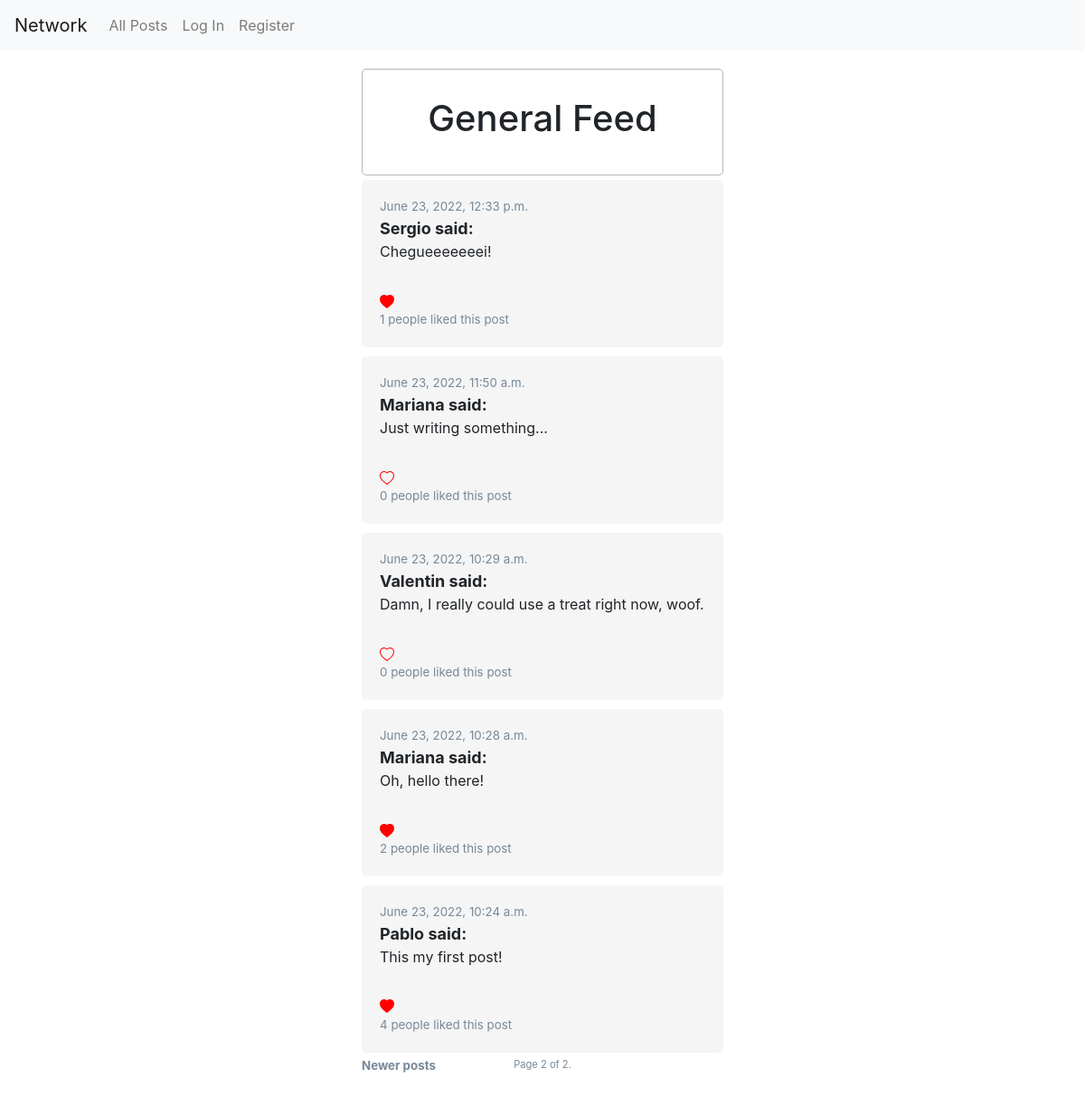
Screenshot of /?page=2 with the database file from the repository.
### network/models.py (models this page shows, shortened)
class Post(models.Model):
    user = models.ForeignKey('User', on_delete=models.CASCADE)
    body = models.CharField(max_length=280)
    timestamp = models.DateTimeField(auto_now_add=True)
    likes = models.ManyToManyField(User, related_name='like', default=None, blank=True)
    likes_num = models.IntegerField(default=0)

class User(AbstractUser):
    following = models.ManyToManyField('User', related_name='following_list', default=None, blank=True)
    followers = models.ManyToManyField('User', related_name='followers_list', default=None, blank=True)
    def __str__(self):
        return self.username

### network/views.py (the view)
# urls.py: path("", views.index, name="index"),
def index(request):
    all_posts = Post.objects.all().order_by('-timestamp')
    paginator = Paginator(all_posts, 10)
    page_number = request.GET.get('page')
    page_obj = paginator.get_page(page_number)
    context = {
        'all_posts':all_posts,
        'page_obj':page_obj
    }
    return render(request, "network/index.html", context)

### network/templates/network/index.html (shortened to what this page needs)
{% extends "network/layout.html" %}
{% block body %}
<div class="profile-container">
    <h1>
        General Feed
    </h1>
</div>
{% include 'network/posts.html' %}
{% endblock %}

### network/templates/network/posts.html (shortened to what this page needs)
    {% for post in page_obj %}
    <div class="single-post">
        <div>
            <div style="display:flex">
                <div class="post-time">
                    {{post.timestamp}}
                </div>
            </div>
        </div>
        <div class="post-title"><a href="{% url 'profile' post.user.id %}">
            {{post.user|title}} said:
        </a></div>
        <div class="post-body" id="post-body-{{post.id}}">
            {{post.body}}
        </div>
        <div>
            {% if request.user.is_authenticated %}
                {% if user in post.likes.all %}
                <button type="submit" id="like-btn-{{post.id}}" class="btn btn-link border-0 btn-outline-light like-btn" style="padding:5px;" name="{{post.id}}">
                    <svg xmlns="http://www.w3.org/2000/svg" width="16" height="16" fill="red" class="bi bi-heart-fill" viewBox="0 0 16 16">
                        <path fill-rule="evenodd" d="M8 1.314C12.438-3.248 23.534 4.735 8 15-7.534 4.736 3.562-3.248 8 1.314z"/>
                    </svg>
                </button>
                {% else %}
                <button type="submit" id="like-btn-{{post.id}}" class="btn btn-link border-0 btn-outline-light like-btn" style="padding:5px;" name="{{post.id}}">
                    <svg xmlns="http://www.w3.org/2000/svg" width="16" height="16" fill="red" class="bi bi-heart" viewBox="0 0 16 16">
                        <path d="m8 2.748-.717-.737C5.6.281 2.514.878 1.4 3.053c-.523 1.023-.641 2.5.314 4.385.92 1.815 2.834 3.989 6.286 6.357 3.452-2.368 5.365-4.542 6.286-6.357.955-1.886.838-3.362.314-4.385C13.486.878 10.4.28 8.717 2.01L8 2.748zM8 15C-7.333 4.868 3.279-3.04 7.824 1.143c.06.055.119.112.176.171a3.12 3.12 0 0 1 .176-.17C12.72-3.042 23.333 4.867 8 15z"/>
                    </svg>
                </button>
                {% endif %}
            {% else %}
                {% if post.likes_num == 0 %}
                    <svg xmlns="http://www.w3.org/2000/svg" width="16" height="16" fill="red" class="bi bi-heart" viewBox="0 0 16 16">
                        <path d="m8 2.748-.717-.737C5.6.281 2.514.878 1.4 3.053c-.523 1.023-.641 2.5.314 4.385.92 1.815 2.834 3.989 6.286 6.357 3.452-2.368 5.365-4.542 6.286-6.357.955-1.886.838-3.362.314-4.385C13.486.878 10.4.28 8.717 2.01L8 2.748zM8 15C-7.333 4.868 3.279-3.04 7.824 1.143c.06.055.119.112.176.171a3.12 3.12 0 0 1 .176-.17C12.72-3.042 23.333 4.867 8 15z"/>
                    </svg>
                {% else %}
                    <svg xmlns="http://www.w3.org/2000/svg" width="16" height="16" fill="red" class="bi bi-heart-fill" viewBox="0 0 16 16">
                        <path fill-rule="evenodd" d="M8 1.314C12.438-3.248 23.534 4.735 8 15-7.534 4.736 3.562-3.248 8 1.314z"/>
                    </svg>
                {% endif %}
            {% endif %}
            <div class="post-time">
               <span id="num-likes-{{post.id}}">{{post.likes_num}}</span>
               people liked this post
            </div>
        </div>
    </div>
    {% endfor %}
    <div class="pagination">
        {% if page_obj.has_previous %}
            <div class="pagination-newer">
                <a href="?page={{ page_obj.previous_page_number }}">Newer posts</a>
            </div>
        {% endif %}
            <div class="pagination-current">
                    Page {{ page_obj.number }} of {{ page_obj.paginator.num_pages }}.
            </div>
    </div>

### network/static/network/styles.css (style rules this page uses)
a { color: inherit; text-decoration: inherit; }
.profile-container { width: 100%; padding: 30px; display: flex; flex-direction: column; align-items: center; border-radius: 5px; border: 1px solid rgb(182, 182, 182); }
.single-post { width: 100%; background-color: rgb(245, 245, 245); border-radius: 5px; padding: 20px; margin: 5px; }
.post-title { font-size: large; font-weight: bolder; }
.post-body { font-size: medium; margin-bottom: 30px; }
.post-time { font-size: smaller; color: lightslategray; }
.pagination { display: flex; width: 400px; justify-content: center; color: lightslategray; font-size: smaller; }
.pagination-current { justify-self: center; position: absolute; color: lightslategray; font-size: smaller; }
.pagination-newer { margin-right: auto; font-weight: bolder; }

### rows the page displays
Post: timestamp "June 23, 2022, 12:33 p.m.", user "Sergio", body "Chegueeeeeeei!", likes_num "1"
Post: timestamp "June 23, 2022, 11:50 a.m.", user "Mariana", body "Just writing something...", likes_num "0"
Post: timestamp "June 23, 2022, 10:29 a.m.", user "Valentin", body "Damn, I really could use a treat right now, woof.", likes_num "0"
Post: timestamp "June 23, 2022, 10:28 a.m.", user "Mariana", body "Oh, hello there!", likes_num "2"
Post: timestamp "June 23, 2022, 10:24 a.m.", user "Pablo", body "This my first post!", likes_num "4"

### other values shown
{{ page_obj.number }} "2"
{{ page_obj.paginator.num_pages }} "2"
